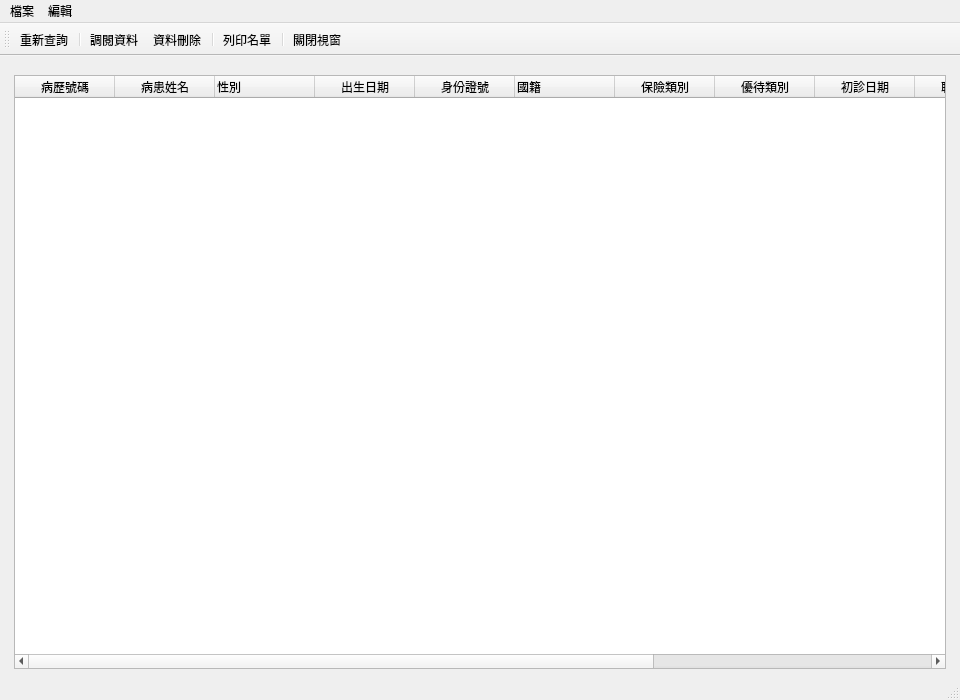
<?xml version="1.0" encoding="UTF-8"?>
<ui version="4.0">
 <class>CaseListWindow</class>
 <widget class="QMainWindow" name="CaseListWindow">
  <property name="geometry">
   <rect>
    <x>0</x>
    <y>0</y>
    <width>960</width>
    <height>700</height>
   </rect>
  </property>
  <property name="windowTitle">
   <string>病歷查詢</string>
  </property>
  <property name="toolButtonStyle">
   <enum>Qt::ToolButtonTextUnderIcon</enum>
  </property>
  <widget class="QWidget" name="centralwidget">
   <layout class="QVBoxLayout" name="verticalLayout_2">
    <item>
     <layout class="QVBoxLayout" name="verticalLayout" stretch="0">
      <property name="leftMargin">
       <number>5</number>
      </property>
      <property name="topMargin">
       <number>10</number>
      </property>
      <property name="rightMargin">
       <number>5</number>
      </property>
      <item>
       <widget class="QTableWidget" name="tableWidget_patient_list">
        <property name="editTriggers">
         <set>QAbstractItemView::NoEditTriggers</set>
        </property>
        <property name="selectionMode">
         <enum>QAbstractItemView::SingleSelection</enum>
        </property>
        <property name="selectionBehavior">
         <enum>QAbstractItemView::SelectRows</enum>
        </property>
        <column>
         <property name="text">
          <string>病歷號碼</string>
         </property>
        </column>
        <column>
         <property name="text">
          <string>病患姓名</string>
         </property>
        </column>
        <column>
         <property name="text">
          <string>性別</string>
         </property>
         <property name="textAlignment">
          <set>AlignLeading|AlignVCenter</set>
         </property>
        </column>
        <column>
         <property name="text">
          <string>出生日期</string>
         </property>
        </column>
        <column>
         <property name="text">
          <string>身份證號</string>
         </property>
        </column>
        <column>
         <property name="text">
          <string>國籍</string>
         </property>
         <property name="textAlignment">
          <set>AlignLeading|AlignVCenter</set>
         </property>
        </column>
        <column>
         <property name="text">
          <string>保險類別</string>
         </property>
        </column>
        <column>
         <property name="text">
          <string>優待類別</string>
         </property>
        </column>
        <column>
         <property name="text">
          <string>初診日期</string>
         </property>
        </column>
        <column>
         <property name="text">
          <string>聯絡電話</string>
         </property>
        </column>
        <column>
         <property name="text">
          <string>行動電話</string>
         </property>
        </column>
        <column>
         <property name="text">
          <string>電子郵件</string>
         </property>
        </column>
        <column>
         <property name="text">
          <string>聯絡地址</string>
         </property>
        </column>
       </widget>
      </item>
     </layout>
    </item>
   </layout>
  </widget>
  <widget class="QMenuBar" name="menubar">
   <property name="geometry">
    <rect>
     <x>0</x>
     <y>0</y>
     <width>960</width>
     <height>26</height>
    </rect>
   </property>
   <widget class="QMenu" name="menu">
    <property name="title">
     <string>檔案</string>
    </property>
   </widget>
   <widget class="QMenu" name="menu_2">
    <property name="title">
     <string>編輯</string>
    </property>
   </widget>
   <addaction name="menu"/>
   <addaction name="menu_2"/>
  </widget>
  <widget class="QStatusBar" name="statusbar"/>
  <widget class="QToolBar" name="toolBar">
   <property name="palette">
    <palette>
     <active/>
     <inactive/>
     <disabled/>
    </palette>
   </property>
   <property name="windowTitle">
    <string>toolBar</string>
   </property>
   <property name="toolButtonStyle">
    <enum>Qt::ToolButtonTextUnderIcon</enum>
   </property>
   <attribute name="toolBarArea">
    <enum>TopToolBarArea</enum>
   </attribute>
   <attribute name="toolBarBreak">
    <bool>false</bool>
   </attribute>
   <addaction name="action_requery"/>
   <addaction name="separator"/>
   <addaction name="action_open_record"/>
   <addaction name="action_delete_record"/>
   <addaction name="separator"/>
   <addaction name="action_print_prescript"/>
   <addaction name="separator"/>
   <addaction name="action_close"/>
  </widget>
  <action name="action_open_record">
   <property name="icon">
    <iconset>
     <normaloff>../icons/document-open.svg</normaloff>../icons/document-open.svg</iconset>
   </property>
   <property name="text">
    <string>調閱資料</string>
   </property>
   <property name="toolTip">
    <string>調閱病歷</string>
   </property>
  </action>
  <action name="action_delete_record">
   <property name="icon">
    <iconset>
     <normaloff>../icons/user-trash.png</normaloff>../icons/user-trash.png</iconset>
   </property>
   <property name="text">
    <string>資料刪除</string>
   </property>
  </action>
  <action name="action_print_prescript">
   <property name="icon">
    <iconset>
     <normaloff>../icons/document-print.svg</normaloff>../icons/document-print.svg</iconset>
   </property>
   <property name="text">
    <string>列印名單</string>
   </property>
  </action>
  <action name="action_requery">
   <property name="icon">
    <iconset>
     <normaloff>../icons/reload.svg</normaloff>../icons/reload.svg</iconset>
   </property>
   <property name="text">
    <string>重新查詢</string>
   </property>
   <property name="toolTip">
    <string>重新查詢病歷</string>
   </property>
  </action>
  <action name="action_close">
   <property name="icon">
    <iconset>
     <normaloff>../icons/application-exit.svg</normaloff>../icons/application-exit.svg</iconset>
   </property>
   <property name="text">
    <string>關閉視窗</string>
   </property>
  </action>
 </widget>
 <resources/>
 <connections/>
 <slots>
  <slot>pushButtonQueryClicked()</slot>
  <slot>pushButtonRequeryClicked()</slot>
  <slot>tableWidgetCellDoubleClicked()</slot>
  <slot>actionOpenCaseTriggered()</slot>
  <slot>actionDeleteCaseTriggered()</slot>
  <slot>actionPrintPresTriggered()</slot>
 </slots>
</ui>
